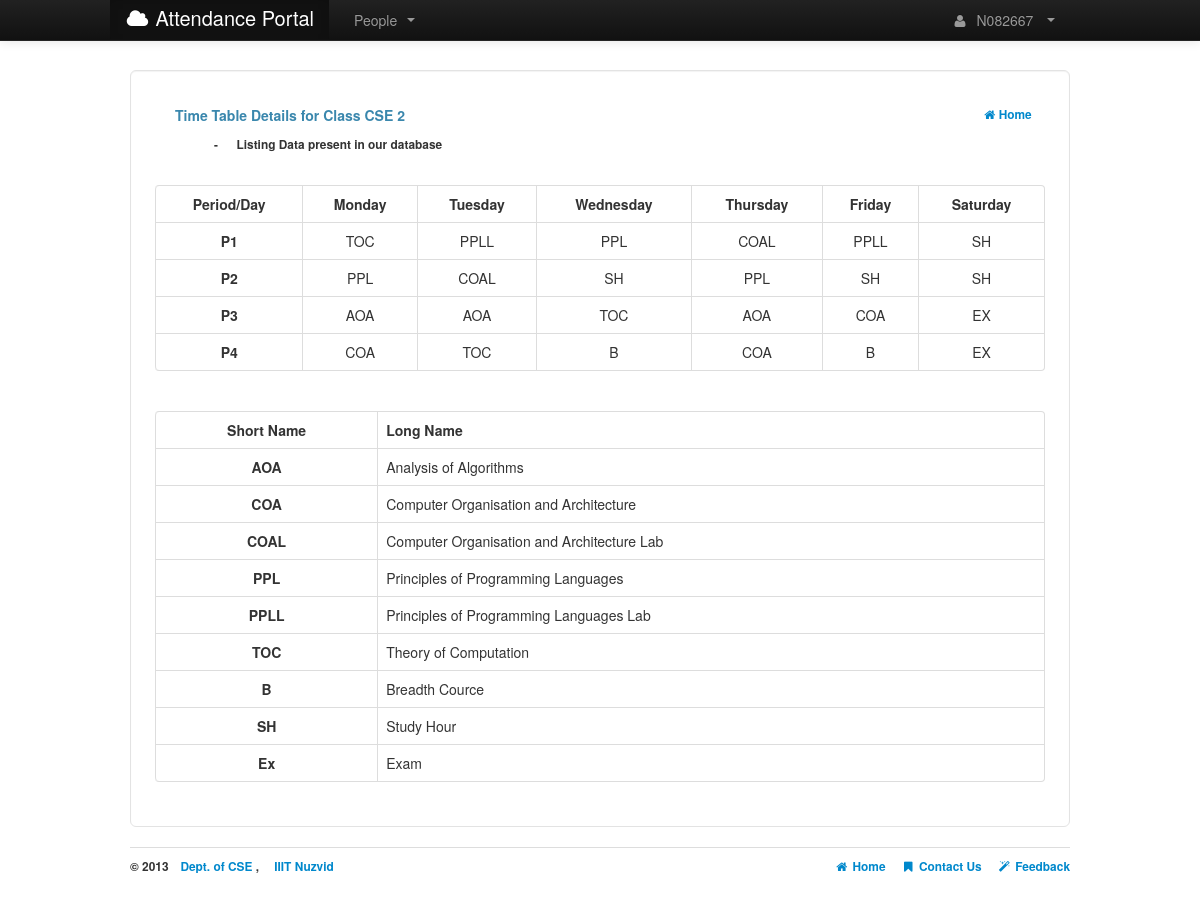
Page /tt.php?CSE2 (signed in) on the committed database.
### tables this page shows
CREATE TABLE IF NOT EXISTS `CSE09_Students` (
  `Id` varchar(10) NOT NULL,
  `RNo` int(2) NOT NULL DEFAULT '0',
  `Name` varchar(50) NOT NULL,
  `Gender` varchar(1) NOT NULL,
  `Branch` varchar(5) NOT NULL,
  `Class` int(1) NOT NULL,
  `Password` varchar(32) NOT NULL,
  `Picture` varchar(30) NOT NULL,
  `PhoneNo` varchar(10) NOT NULL DEFAULT '0',
  `Position` varchar(5) NOT NULL,
  PRIMARY KEY (`Id`)
);

CREATE TABLE IF NOT EXISTS `CSE2_TimeTable` (
  `DayPeriod` varchar(2) NOT NULL,
  `Mon` varchar(10) NOT NULL,
  `Tue` varchar(10) NOT NULL,
  `Wed` varchar(10) NOT NULL,
  `Thu` varchar(10) NOT NULL,
  `Fri` varchar(10) NOT NULL,
  `Sat` varchar(10) NOT NULL,
  PRIMARY KEY (`DayPeriod`)
);

### config/globals.php (called while the page is built, shortened)
<?php
$branchyear = 'CSE09';
$globalbranch = "CSE";
$classno = 6 ;
?>

### config/settings.php (called while the page is built, shortened)
<?php
include 'globals.php';
$sub_def = array(
	"AOA"=>"Analysis of Algorithms",
	"COA" => "Computer Organisation and Architecture",
	"COAL" => "Computer Organisation and Architecture Lab",
	"PPL" => "Principles of Programming Languages",
	"PPLL" => "Principles of Programming Languages Lab",
	"TOC" => "Theory of Computation",
	"B" => "Breadth Cource",
	"SH" => "Study Hour",
	"Ex" => "Exam"
	 );
?>

### tt.php (the view, shortened to what this page needs)
<?php
require "functions.php";
function generate_attendance($title) {
    if(!check_login() ) header('location:./login.php');
    else {
		if(!check_day() ) {
		include('config/globals.php');
		$p = $_SERVER['QUERY_STRING'];
		$reg = "/^".$globalbranch."[1-".$classno."]{1}$/";
		if(preg_match($reg,$p)) {
			include 'config/settings.php';
			include 'config/globals.php';
			echo "<!DOCTYPE html>\n<html>\n";
			echo "\n<body>";
			echo <<< a
			\n\t<div class="container" style="margin-top:-10px;"><br>
			<div id="error" style="display:none;margin-top:10px;"></div>
a;
			$table = $branchyear.'_Students';
			$userid = $_SESSION['UserId'];
			$q = "select Branch,Class,Position from $table where Id = '$userid'";
			$res = mysql_query($q) or die(mysql_error());
			$row = mysql_fetch_array($res);
			if($row['Position'] == "BA") {
				$branch = $globalbranch;
				$class = substr($p,-1);	}
			else {
				$branch = $row['Branch'];
				$class = $row['Class'];
			}
			echo <<< a
			\n\t\t<div class="row">
				<div class='span12'>
					<div class="well well-large" style="background:#FFF;">
a;
			echo <<< a
				<div id="step1" class="span4">
					<h5 class='text-info'>Time Table Details for Class $branch&nbsp;$class </h5>
					<h6> &emsp;&emsp;&emsp; - &emsp; Listing Data present in our database </h6><br>
				</div>
				<div id="side1" class="span7" >
					<h6 class='text-right'><a href='./?sub'><i class='icon-home'></i> Home&nbsp;</a> </h6>
a;
			echo <<< a
				</div>
a;
			$html = "";
			echo
			 '<table class="table  table-hover table-bordered "  style="padding:0px;">
						<thead>
							<tr>
								<th style="text-align:center;"  > Period/Day  </th>
								<th style="text-align:center;"  > Monday  </th>
								<th style="text-align:center;"  > Tuesday  </th>
								<th style="text-align:center;"  > Wednesday  </th>
								<th style="text-align:center;"  > Thursday  </th>
								<th style="text-align:center;"  > Friday  </th>
								<th style="text-align:center;"  > Saturday  </th>
							</tr>
						</thead>
						<tbody>';
			$html .= "<thead><tr>
								<th > Period/Day </th>
								<th > Monday </th>
								<th > Tuesday </th>
								<th > Wednesday </th>
								<th > Thursday </th>
								<th > Friday </th>
								<th > Saturday </th>
							</tr>
							</thead><tbody>";
			$table = $branch.$class.'_TimeTable';
			$ti=mysql_query("SELECT * from $table;") or die(mysql_error());
			while($res = mysql_fetch_array($ti)){
				echo "<tr>";
				$html .="<tr>";
				for($ct=0;$ct<7;$ct++){
					if($ct == 0 ){
						echo "<th><center>".$res[$ct]."</center></th>";
						$html .= "<th><center>".$res[$ct]."</center></th>";
						}
					else {
						echo "<td><center>".$res[$ct]."</center></td>";
						$html .= "<td><center>".$res[$ct]."</center></td>";
						}
					}
				$html .="</tr>";
				echo "</tr>";
				}
			$html .="</tbody></table><br><br><table style=\"border-collapse:collapse;width:100%;margin-left:0%;font-size:12px;\" border=1 ><tr>
			<th width=25% ><center>Short Name</center></th><th> Long Name</th></tr>";
			echo "</tbody></table>";
			echo <<< a
			<br>
			<table class='table  table-hover table-bordered' >
		<tr>
			<th width=25% ><center>Short Name</center></th><th> Long Name</th>
		</tr>
a;
		foreach($sub_def as $key => $val){
		echo "<tr><th><center>$key</center></th><td>$val</td></tr>";
		$html.="<tr><th><center>$key</center></th><td>&emsp;$val</td></tr>";}
		echo <<< a
		</table>
a;
			echo <<< a
					</div>
				</div>
a;
			echo "</div> </div> ";
			echo "\n</body>\n</html>";
		}else echo "<script type='text/javascript'>document.location.href='404.php';</script>";
	}
		else noservice();
	}
}
generate_attendance('Attendance - Class - Time Table');
?>

### assets/css/application.css (style rules this page uses)
body { margin-top:60px; }

### rows in the picture
cse09_students: Branch "CSE", Class "2"
cse2_timetable: DayPeriod "P1", Mon "TOC", Tue "PPLL", Wed "PPL", Thu "COAL", Fri "PPLL", Sat "SH"
cse2_timetable: DayPeriod "P2", Mon "PPL", Tue "COAL", Wed "SH", Thu "PPL", Fri "SH", Sat "SH"
cse2_timetable: DayPeriod "P3", Mon "AOA", Tue "AOA", Wed "TOC", Thu "AOA", Fri "COA", Sat "EX"
cse2_timetable: DayPeriod "P4", Mon "COA", Tue "TOC", Wed "B", Thu "COA", Fri "B", Sat "EX"

### other values in the picture
$userid "N082667"
$key "AOA"
$val "Analysis of Algorithms"
$key "COA"
$val "Computer Organisation and Architecture"
$key "COAL"
$val "Computer Organisation and Architecture Lab"
$key "PPL"
$val "Principles of Programming Languages"
$key "PPLL"
$val "Principles of Programming Languages Lab"
$key "TOC"
$val "Theory of Computation"
$key "B"
$val "Breadth Cource"
